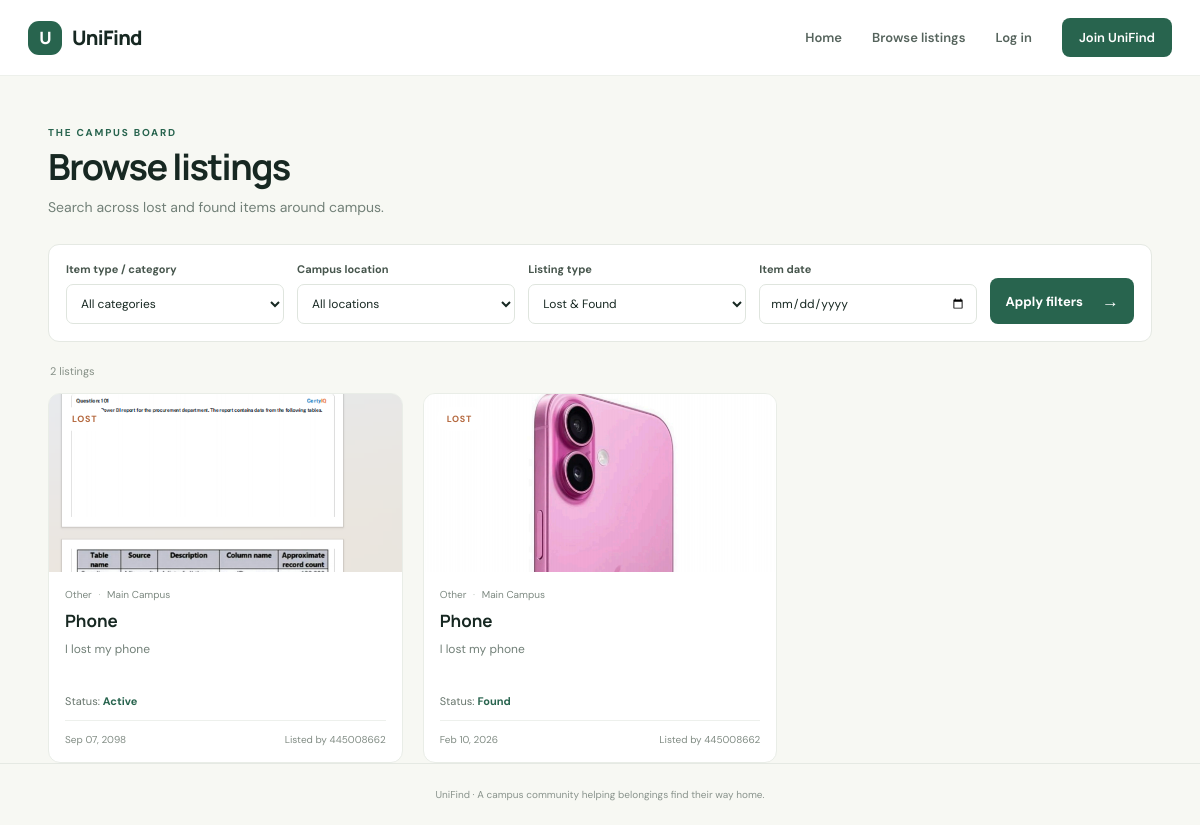
The page /listings on the database its author committed.
### app.py (models this page shows, shortened)
class Item(db.Model):
    __tablename__ = "items"
    __table_args__ = (CheckConstraint("listing_type IN ('LOST', 'FOUND')", name="ck_items_listing_type"),
                      CheckConstraint("status IN ('ACTIVE', 'FOUND', 'RETURNED')", name="ck_items_status"))
    id = db.Column(db.Integer, primary_key=True)
    user_id = db.Column(db.Integer, db.ForeignKey("users.id", ondelete="CASCADE"), nullable=False, index=True)
    item_name = db.Column(db.String(120), nullable=False)
    category = db.Column(db.String(80), nullable=False, index=True)
    description = db.Column(db.Text, nullable=False)
    location = db.Column(db.String(120), nullable=False, index=True)
    date = db.Column(db.Date, nullable=False)
    listing_type = db.Column(db.String(5), nullable=False, index=True)
    status = db.Column(db.String(10), nullable=False, default="ACTIVE", server_default="ACTIVE", index=True)
    image_filename = db.Column(db.String(255))
    created_at = db.Column(db.DateTime, nullable=False, default=datetime.utcnow, index=True)
    user = db.relationship("User", back_populates="items")
    reports = db.relationship("ListingReport", backref="item", cascade="all, delete-orphan")

class User(UserMixin, db.Model):
    __tablename__ = "users"
    id = db.Column(db.Integer, primary_key=True)
    email = db.Column(db.String(254), unique=True, nullable=False, index=True)
    password_hash = db.Column(db.String(255), nullable=False)
    created_at = db.Column(db.DateTime, nullable=False, default=datetime.utcnow)
    items = db.relationship("Item", back_populates="user", cascade="all, delete-orphan")

### app.py (the view)
    @app.route("/listings")
    def browse():
        category = request.args.get("category", "").strip()
        location = request.args.get("location", "").strip()
        kind = request.args.get("type", "").upper().strip()
        item_date = request.args.get("date", "").strip()
        query = Item.query
        if category:
            query = query.filter(Item.category == category)
        if location:
            query = query.filter(Item.location == location)
        if kind in {"LOST", "FOUND"}:
            query = query.filter(Item.listing_type == kind)
        if item_date:
            try:
                query = query.filter(Item.date == date.fromisoformat(item_date))
            except ValueError:
                query = query.filter(text("1 = 0"))
        items = query.order_by(Item.created_at.desc()).all()
        return render_template("browse.html", items=items, selected_category=category,
                               selected_location=location, selected_type=kind, selected_date=item_date)

### templates/browse.html (shortened to what this page needs)
{% extends 'base.html' %}{% block title %}Browse Listings | UniFind{% endblock %}{% block content %}
<section class="browse-heading"><div><p class="eyebrow">THE CAMPUS BOARD</p><h1>Browse listings</h1><p>Search across lost and found items around campus.</p></div></section>
<form class="filter-panel" method="get" action="{{ url_for('browse') }}">
<label>Item type / category<select name="category"><option value="">All categories</option>{% for c in categories %}<option value="{{ c }}" {% if selected_category == c %}selected{% endif %}>{{ c }}</option>{% endfor %}</select></label>
<label>Campus location<select name="location"><option value="">All locations</option>{% for l in campus_locations %}<option value="{{ l }}" {% if selected_location == l %}selected{% endif %}>{{ l }}</option>{% endfor %}</select></label>
<label>Listing type<select name="type"><option value="">Lost & Found</option></select></label>
<label>Item date<input type="date" name="date" value="{{ selected_date }}"></label><button class="button primary" type="submit">Apply filters <span>→</span></button>
{% if selected_category or selected_location or selected_type or selected_date %}<a class="clear-link" href="{{ url_for('browse') }}">Clear</a>{% endif %}</form>
<div class="results-line"><span>{{ items|length }} listing{{ '' if items|length == 1 else 's' }}</span>{% if selected_category or selected_location or selected_type or selected_date %}<span>Matching your filters</span>{% endif %}</div>
{% if items %}<div class="listing-grid">{% for item in items %}{% include '_item_card.html' %}{% endfor %}</div>{% endif %}{% endblock %}

### templates/_item_card.html (shortened to what this page needs)
<article class="item-card"><div class="item-photo">{% if item.image_filename %}<img src="{{ url_for('uploaded_file', filename=item.image_filename) }}" alt="Photo of {{ item.item_name }}">{% else %}<span class="photo-placeholder">✦</span>{% endif %}<span class="type-pill {{ item.listing_type|lower }}">{{ item.listing_type|title }}</span></div><div class="item-card-body"><div class="item-meta">{{ item.category }} <span>·</span> {{ item.location }}</div><h3>{{ item.item_name }}</h3><p>{{ item.description }}</p><div class="status-line">Status: <strong>{{ item.status|title }}</strong></div><div class="item-footer"><span>{{ item.date.strftime('%b %d, %Y') }}</span><span>Listed by {% if current_user.is_authenticated %}<a href="mailto:{{ item.user.email }}">{{ item.user.email }}</a>{% else %}{{ item.user.email.split('@')[0] }}{% endif %}</span></div>
</div></article>

### static/css/style.css (style rules this page uses)
:root { --ink:#172822;--muted:#728078;--green:#28644e;--mint:#dceddf;--cream:#f7f8f3;--orange:#ef9c64;--line:#e5e9e3;--white:#fff }
* { box-sizing:border-box }
body { margin:0;background:var(--cream);color:var(--ink);font-family:'DM Sans',sans-serif;font-size:15px }
h1,h2,h3,.brand { font-family:'Manrope',sans-serif }
.eyebrow { font-size:10px;letter-spacing:1.8px;font-weight:700;color:var(--green);margin:0 0 18px }
.hero h1,.form-intro h1,.form-heading h1,.browse-heading h1 { font-size:52px;line-height:1.13;letter-spacing:-2.5px;margin:0 0 18px;font-weight:700 }
.button { display:inline-flex;align-items:center;justify-content:center;gap:19px;border:0;border-radius:8px;padding:13px 18px;font-family:inherit;font-size:13px;font-weight:700;cursor:pointer }
.button.primary { background:var(--green);color:#fff }
.button span { font-size:17px }
.listing-grid { display:grid;grid-template-columns:repeat(3,1fr);gap:20px }
.item-card { overflow:hidden;background:white;border:1px solid #e9ede7;border-radius:12px }
.item-photo { height:178px;background:#eaf0e8;position:relative;display:grid;place-items:center;overflow:hidden }
.item-photo img { width:100%;height:100%;object-fit:cover }
.type-pill { position:absolute;top:13px;left:13px;background:#fff;padding:6px 10px;border-radius:20px;text-transform:uppercase;font-size:9px;letter-spacing:.8px;font-weight:700 }
.type-pill.lost { color:#b4683e }
.item-card-body { padding:16px }
.item-meta { font-size:10px;color:#7d8981 }
.item-meta span { padding:0 4px;color:#bdc5bd }
.item-card h3 { font-size:17px;margin:8px 0 }
.item-card-body>p { font-size:12px;line-height:1.55;color:var(--muted);min-height:38px;margin:0 0 16px }
.item-footer { border-top:1px solid #edf0ec;padding-top:12px;display:flex;justify-content:space-between;gap:8px;color:#818c84;font-size:10px }
.form-intro>p:last-child,.form-heading>p:last-child,.browse-heading>div>p:last-child { color:var(--muted);font-size:14px;line-height:1.7 }
.form-card label,.filter-panel label { display:flex;flex-direction:column;gap:8px;margin:19px 0 0;font-size:11px;font-weight:700;color:#47564d }
.form-card input,.form-card select,.form-card textarea,.filter-panel select { border:1px solid #dfe5de;border-radius:7px;background:white;padding:12px 13px;font:13px 'DM Sans';color:var(--ink);outline:none;width:100% }
.form-heading h1,.browse-heading h1 { font-size:36px;letter-spacing:-1.5px;margin-bottom:8px }
.browse-heading { padding:50px 0 25px;display:flex;align-items:center;justify-content:space-between }
.browse-heading .eyebrow { margin-bottom:8px }
.browse-heading>div>p:last-child { margin:0 }
.filter-panel { display:flex;align-items:end;gap:13px;padding:17px;background:#fff;border:1px solid var(--line);border-radius:11px }
.filter-panel label { margin:0;flex:1 }
.filter-panel select { padding:10px;font-size:12px }
.filter-panel .button { padding:12px 15px;white-space:nowrap }
.results-line { display:flex;justify-content:space-between;color:#879188;font-size:11px;margin:22px 2px 15px }
.filter-panel input[type=date] { border:1px solid #dfe5de;border-radius:7px;background:white;padding:10px;font:12px 'DM Sans';color:var(--ink);width:100%;min-height:37px }
.status-line { margin:0 0 12px;color:#66746b;font-size:11px }
.status-line strong { color:var(--green) }

### rows shown on the page
Item: image_filename (picture), listing_type "LOST", category "Other", location "Main Campus", item_name "Phone", description "I lost my phone", status "Active", date "Sep 07, 2098", user.email "445008662"
Item: image_filename (picture), listing_type "LOST", category "Other", location "Main Campus", item_name "Phone", description "I lost my phone", status "Found", date "Feb 10, 2026", user.email "445008662"

### other values the page prints
{{ items|length }} "2"
{{ '' if items|length == 1 else 's' }} "s"
